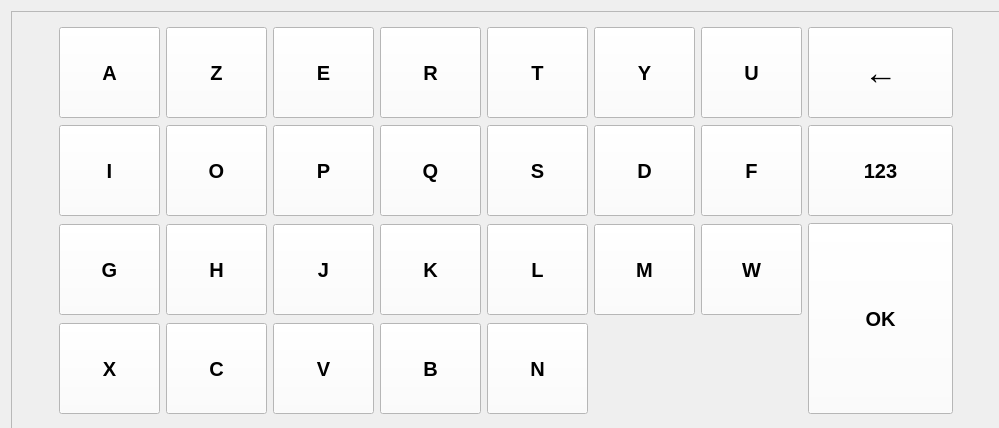
<?xml version="1.0" encoding="UTF-8"?>
<ui version="4.0">
 <class>KeyBoard</class>
 <widget class="QWidget" name="KeyBoard">
  <property name="geometry">
   <rect>
    <x>0</x>
    <y>0</y>
    <width>999</width>
    <height>428</height>
   </rect>
  </property>
  <property name="minimumSize">
   <size>
    <width>999</width>
    <height>428</height>
   </size>
  </property>
  <property name="maximumSize">
   <size>
    <width>999</width>
    <height>428</height>
   </size>
  </property>
  <property name="windowTitle">
   <string>Form</string>
  </property>
  <layout class="QHBoxLayout" name="horizontalLayout">
   <item>
    <widget class="QStackedWidget" name="stackedWidget">
     <property name="sizePolicy">
      <sizepolicy hsizetype="Preferred" vsizetype="Expanding">
       <horstretch>0</horstretch>
       <verstretch>0</verstretch>
      </sizepolicy>
     </property>
     <property name="minimumSize">
      <size>
       <width>991</width>
       <height>420</height>
      </size>
     </property>
     <property name="maximumSize">
      <size>
       <width>16777215</width>
       <height>420</height>
      </size>
     </property>
     <property name="acceptDrops">
      <bool>false</bool>
     </property>
     <property name="frameShape">
      <enum>QFrame::StyledPanel</enum>
     </property>
     <property name="frameShadow">
      <enum>QFrame::Plain</enum>
     </property>
     <property name="currentIndex">
      <number>1</number>
     </property>
     <widget class="QWidget" name="Page_Num">
      <layout class="QHBoxLayout" name="horizontalLayout_3">
       <item>
        <layout class="QHBoxLayout" name="horizontalLayout_2">
         <property name="margin">
          <number>5</number>
         </property>
         <item>
          <spacer name="horizontalSpacer">
           <property name="orientation">
            <enum>Qt::Horizontal</enum>
           </property>
           <property name="sizeHint" stdset="0">
            <size>
             <width>40</width>
             <height>20</height>
            </size>
           </property>
          </spacer>
         </item>
         <item>
          <layout class="QGridLayout" name="gridLayout">
           <item row="0" column="0">
            <widget class="QPushButton" name="B_7">
             <property name="minimumSize">
              <size>
               <width>101</width>
               <height>91</height>
              </size>
             </property>
             <property name="maximumSize">
              <size>
               <width>101</width>
               <height>91</height>
              </size>
             </property>
             <property name="font">
              <font>
               <pointsize>15</pointsize>
               <weight>75</weight>
               <bold>true</bold>
              </font>
             </property>
             <property name="styleSheet">
              <string notr="true">background-color: rgb(255, 255, 255);</string>
             </property>
             <property name="text">
              <string>7</string>
             </property>
            </widget>
           </item>
           <item row="0" column="1">
            <widget class="QPushButton" name="B_8">
             <property name="minimumSize">
              <size>
               <width>101</width>
               <height>91</height>
              </size>
             </property>
             <property name="maximumSize">
              <size>
               <width>101</width>
               <height>91</height>
              </size>
             </property>
             <property name="font">
              <font>
               <pointsize>15</pointsize>
               <weight>75</weight>
               <bold>true</bold>
              </font>
             </property>
             <property name="styleSheet">
              <string notr="true">background-color: rgb(255, 255, 255);</string>
             </property>
             <property name="text">
              <string>8</string>
             </property>
            </widget>
           </item>
           <item row="0" column="2">
            <widget class="QPushButton" name="B_9">
             <property name="minimumSize">
              <size>
               <width>101</width>
               <height>91</height>
              </size>
             </property>
             <property name="maximumSize">
              <size>
               <width>101</width>
               <height>91</height>
              </size>
             </property>
             <property name="font">
              <font>
               <pointsize>15</pointsize>
               <weight>75</weight>
               <bold>true</bold>
              </font>
             </property>
             <property name="styleSheet">
              <string notr="true">background-color: rgb(255, 255, 255);</string>
             </property>
             <property name="text">
              <string>9</string>
             </property>
            </widget>
           </item>
           <item row="0" column="3">
            <widget class="QPushButton" name="B_SUPP">
             <property name="minimumSize">
              <size>
               <width>145</width>
               <height>91</height>
              </size>
             </property>
             <property name="maximumSize">
              <size>
               <width>145</width>
               <height>91</height>
              </size>
             </property>
             <property name="font">
              <font>
               <pointsize>25</pointsize>
               <weight>50</weight>
               <bold>false</bold>
              </font>
             </property>
             <property name="styleSheet">
              <string notr="true">background-color: rgb(255, 255, 255);</string>
             </property>
             <property name="text">
              <string>←</string>
             </property>
            </widget>
           </item>
           <item row="1" column="0">
            <widget class="QPushButton" name="B_4">
             <property name="minimumSize">
              <size>
               <width>101</width>
               <height>91</height>
              </size>
             </property>
             <property name="maximumSize">
              <size>
               <width>101</width>
               <height>91</height>
              </size>
             </property>
             <property name="font">
              <font>
               <pointsize>15</pointsize>
               <weight>75</weight>
               <bold>true</bold>
              </font>
             </property>
             <property name="styleSheet">
              <string notr="true">background-color: rgb(255, 255, 255);</string>
             </property>
             <property name="text">
              <string>4</string>
             </property>
            </widget>
           </item>
           <item row="1" column="1">
            <widget class="QPushButton" name="B_5">
             <property name="minimumSize">
              <size>
               <width>101</width>
               <height>91</height>
              </size>
             </property>
             <property name="maximumSize">
              <size>
               <width>101</width>
               <height>91</height>
              </size>
             </property>
             <property name="font">
              <font>
               <pointsize>15</pointsize>
               <weight>75</weight>
               <bold>true</bold>
              </font>
             </property>
             <property name="styleSheet">
              <string notr="true">background-color: rgb(255, 255, 255);</string>
             </property>
             <property name="text">
              <string>5</string>
             </property>
            </widget>
           </item>
           <item row="1" column="2">
            <widget class="QPushButton" name="B_6">
             <property name="minimumSize">
              <size>
               <width>101</width>
               <height>91</height>
              </size>
             </property>
             <property name="maximumSize">
              <size>
               <width>101</width>
               <height>91</height>
              </size>
             </property>
             <property name="font">
              <font>
               <pointsize>15</pointsize>
               <weight>75</weight>
               <bold>true</bold>
              </font>
             </property>
             <property name="styleSheet">
              <string notr="true">background-color: rgb(255, 255, 255);</string>
             </property>
             <property name="text">
              <string>6</string>
             </property>
            </widget>
           </item>
           <item row="1" column="3">
            <widget class="QPushButton" name="B_ABC">
             <property name="minimumSize">
              <size>
               <width>145</width>
               <height>91</height>
              </size>
             </property>
             <property name="maximumSize">
              <size>
               <width>145</width>
               <height>91</height>
              </size>
             </property>
             <property name="font">
              <font>
               <pointsize>15</pointsize>
               <weight>75</weight>
               <bold>true</bold>
              </font>
             </property>
             <property name="styleSheet">
              <string notr="true">background-color: rgb(255, 255, 255);</string>
             </property>
             <property name="text">
              <string>ABC</string>
             </property>
            </widget>
           </item>
           <item row="2" column="0">
            <widget class="QPushButton" name="B_1">
             <property name="minimumSize">
              <size>
               <width>101</width>
               <height>91</height>
              </size>
             </property>
             <property name="maximumSize">
              <size>
               <width>101</width>
               <height>91</height>
              </size>
             </property>
             <property name="font">
              <font>
               <pointsize>15</pointsize>
               <weight>75</weight>
               <bold>true</bold>
              </font>
             </property>
             <property name="styleSheet">
              <string notr="true">background-color: rgb(255, 255, 255);</string>
             </property>
             <property name="text">
              <string>1</string>
             </property>
            </widget>
           </item>
           <item row="2" column="1">
            <widget class="QPushButton" name="B_2">
             <property name="minimumSize">
              <size>
               <width>101</width>
               <height>91</height>
              </size>
             </property>
             <property name="maximumSize">
              <size>
               <width>101</width>
               <height>91</height>
              </size>
             </property>
             <property name="font">
              <font>
               <pointsize>15</pointsize>
               <weight>75</weight>
               <bold>true</bold>
              </font>
             </property>
             <property name="styleSheet">
              <string notr="true">background-color: rgb(255, 255, 255);</string>
             </property>
             <property name="text">
              <string>2</string>
             </property>
            </widget>
           </item>
           <item row="2" column="2">
            <widget class="QPushButton" name="B_3">
             <property name="minimumSize">
              <size>
               <width>101</width>
               <height>91</height>
              </size>
             </property>
             <property name="maximumSize">
              <size>
               <width>101</width>
               <height>91</height>
              </size>
             </property>
             <property name="font">
              <font>
               <pointsize>15</pointsize>
               <weight>75</weight>
               <bold>true</bold>
              </font>
             </property>
             <property name="styleSheet">
              <string notr="true">background-color: rgb(255, 255, 255);</string>
             </property>
             <property name="text">
              <string>3</string>
             </property>
            </widget>
           </item>
           <item row="2" column="3" rowspan="2">
            <widget class="QPushButton" name="B_OK_2">
             <property name="minimumSize">
              <size>
               <width>145</width>
               <height>191</height>
              </size>
             </property>
             <property name="maximumSize">
              <size>
               <width>145</width>
               <height>191</height>
              </size>
             </property>
             <property name="font">
              <font>
               <pointsize>15</pointsize>
               <weight>75</weight>
               <bold>true</bold>
              </font>
             </property>
             <property name="styleSheet">
              <string notr="true">background-color: rgb(255, 255, 255);</string>
             </property>
             <property name="text">
              <string>OK</string>
             </property>
            </widget>
           </item>
           <item row="3" column="0" colspan="3">
            <widget class="QPushButton" name="B_0">
             <property name="minimumSize">
              <size>
               <width>321</width>
               <height>91</height>
              </size>
             </property>
             <property name="maximumSize">
              <size>
               <width>231</width>
               <height>91</height>
              </size>
             </property>
             <property name="font">
              <font>
               <pointsize>15</pointsize>
               <weight>75</weight>
               <bold>true</bold>
              </font>
             </property>
             <property name="styleSheet">
              <string notr="true">background-color: rgb(255, 255, 255);</string>
             </property>
             <property name="text">
              <string>0</string>
             </property>
            </widget>
           </item>
          </layout>
         </item>
         <item>
          <spacer name="horizontalSpacer_2">
           <property name="orientation">
            <enum>Qt::Horizontal</enum>
           </property>
           <property name="sizeHint" stdset="0">
            <size>
             <width>40</width>
             <height>20</height>
            </size>
           </property>
          </spacer>
         </item>
        </layout>
       </item>
      </layout>
     </widget>
     <widget class="QWidget" name="Page_Letters">
      <layout class="QHBoxLayout" name="horizontalLayout_4">
       <item>
        <spacer name="horizontalSpacer_4">
         <property name="orientation">
          <enum>Qt::Horizontal</enum>
         </property>
         <property name="sizeHint" stdset="0">
          <size>
           <width>40</width>
           <height>20</height>
          </size>
         </property>
        </spacer>
       </item>
       <item>
        <layout class="QGridLayout" name="gridLayout_2" rowstretch="0,0,0,0">
         <property name="margin">
          <number>5</number>
         </property>
         <property name="spacing">
          <number>-1</number>
         </property>
         <item row="0" column="0">
          <widget class="QPushButton" name="B_A">
           <property name="minimumSize">
            <size>
             <width>101</width>
             <height>91</height>
            </size>
           </property>
           <property name="maximumSize">
            <size>
             <width>101</width>
             <height>91</height>
            </size>
           </property>
           <property name="font">
            <font>
             <pointsize>15</pointsize>
             <weight>75</weight>
             <bold>true</bold>
            </font>
           </property>
           <property name="styleSheet">
            <string notr="true">background-color: rgb(255, 255, 255);</string>
           </property>
           <property name="text">
            <string>A</string>
           </property>
          </widget>
         </item>
         <item row="0" column="1">
          <widget class="QPushButton" name="B_Z">
           <property name="minimumSize">
            <size>
             <width>101</width>
             <height>91</height>
            </size>
           </property>
           <property name="maximumSize">
            <size>
             <width>101</width>
             <height>91</height>
            </size>
           </property>
           <property name="font">
            <font>
             <pointsize>15</pointsize>
             <weight>75</weight>
             <bold>true</bold>
            </font>
           </property>
           <property name="styleSheet">
            <string notr="true">background-color: rgb(255, 255, 255);</string>
           </property>
           <property name="text">
            <string>Z</string>
           </property>
          </widget>
         </item>
         <item row="0" column="2">
          <widget class="QPushButton" name="B_E">
           <property name="minimumSize">
            <size>
             <width>101</width>
             <height>91</height>
            </size>
           </property>
           <property name="maximumSize">
            <size>
             <width>101</width>
             <height>91</height>
            </size>
           </property>
           <property name="font">
            <font>
             <pointsize>15</pointsize>
             <weight>75</weight>
             <bold>true</bold>
            </font>
           </property>
           <property name="styleSheet">
            <string notr="true">background-color: rgb(255, 255, 255);</string>
           </property>
           <property name="text">
            <string>E</string>
           </property>
          </widget>
         </item>
         <item row="0" column="3">
          <widget class="QPushButton" name="B_R">
           <property name="minimumSize">
            <size>
             <width>101</width>
             <height>91</height>
            </size>
           </property>
           <property name="maximumSize">
            <size>
             <width>101</width>
             <height>91</height>
            </size>
           </property>
           <property name="font">
            <font>
             <pointsize>15</pointsize>
             <weight>75</weight>
             <bold>true</bold>
            </font>
           </property>
           <property name="styleSheet">
            <string notr="true">background-color: rgb(255, 255, 255);</string>
           </property>
           <property name="text">
            <string>R</string>
           </property>
          </widget>
         </item>
         <item row="0" column="4">
          <widget class="QPushButton" name="B_T">
           <property name="minimumSize">
            <size>
             <width>101</width>
             <height>91</height>
            </size>
           </property>
           <property name="maximumSize">
            <size>
             <width>101</width>
             <height>91</height>
            </size>
           </property>
           <property name="font">
            <font>
             <pointsize>15</pointsize>
             <weight>75</weight>
             <bold>true</bold>
            </font>
           </property>
           <property name="styleSheet">
            <string notr="true">background-color: rgb(255, 255, 255);</string>
           </property>
           <property name="text">
            <string>T</string>
           </property>
          </widget>
         </item>
         <item row="0" column="5">
          <widget class="QPushButton" name="B_Y">
           <property name="minimumSize">
            <size>
             <width>101</width>
             <height>91</height>
            </size>
           </property>
           <property name="maximumSize">
            <size>
             <width>101</width>
             <height>91</height>
            </size>
           </property>
           <property name="font">
            <font>
             <pointsize>15</pointsize>
             <weight>75</weight>
             <bold>true</bold>
            </font>
           </property>
           <property name="styleSheet">
            <string notr="true">background-color: rgb(255, 255, 255);</string>
           </property>
           <property name="text">
            <string>Y</string>
           </property>
          </widget>
         </item>
         <item row="0" column="6">
          <widget class="QPushButton" name="B_U">
           <property name="minimumSize">
            <size>
             <width>101</width>
             <height>91</height>
            </size>
           </property>
           <property name="maximumSize">
            <size>
             <width>101</width>
             <height>91</height>
            </size>
           </property>
           <property name="font">
            <font>
             <pointsize>15</pointsize>
             <weight>75</weight>
             <bold>true</bold>
            </font>
           </property>
           <property name="styleSheet">
            <string notr="true">background-color: rgb(255, 255, 255);</string>
           </property>
           <property name="text">
            <string>U</string>
           </property>
          </widget>
         </item>
         <item row="0" column="7">
          <widget class="QPushButton" name="B_SUPPR">
           <property name="minimumSize">
            <size>
             <width>145</width>
             <height>91</height>
            </size>
           </property>
           <property name="maximumSize">
            <size>
             <width>145</width>
             <height>91</height>
            </size>
           </property>
           <property name="font">
            <font>
             <pointsize>25</pointsize>
             <weight>50</weight>
             <bold>false</bold>
            </font>
           </property>
           <property name="styleSheet">
            <string notr="true">background-color: rgb(255, 255, 255);</string>
           </property>
           <property name="text">
            <string>←</string>
           </property>
          </widget>
         </item>
         <item row="1" column="0">
          <widget class="QPushButton" name="B_I">
           <property name="minimumSize">
            <size>
             <width>101</width>
             <height>91</height>
            </size>
           </property>
           <property name="maximumSize">
            <size>
             <width>101</width>
             <height>91</height>
            </size>
           </property>
           <property name="font">
            <font>
             <pointsize>15</pointsize>
             <weight>75</weight>
             <bold>true</bold>
            </font>
           </property>
           <property name="styleSheet">
            <string notr="true">background-color: rgb(255, 255, 255);</string>
           </property>
           <property name="text">
            <string>I</string>
           </property>
          </widget>
         </item>
         <item row="1" column="1">
          <widget class="QPushButton" name="B_O">
           <property name="minimumSize">
            <size>
             <width>101</width>
             <height>91</height>
            </size>
           </property>
           <property name="maximumSize">
            <size>
             <width>101</width>
             <height>91</height>
            </size>
           </property>
           <property name="font">
            <font>
             <pointsize>15</pointsize>
             <weight>75</weight>
             <bold>true</bold>
            </font>
           </property>
           <property name="styleSheet">
            <string notr="true">background-color: rgb(255, 255, 255);</string>
           </property>
           <property name="text">
            <string>O</string>
           </property>
          </widget>
         </item>
         <item row="1" column="2">
          <widget class="QPushButton" name="B_P">
           <property name="minimumSize">
            <size>
             <width>101</width>
             <height>91</height>
            </size>
           </property>
           <property name="maximumSize">
            <size>
             <width>101</width>
             <height>91</height>
            </size>
           </property>
           <property name="font">
            <font>
             <pointsize>15</pointsize>
             <weight>75</weight>
             <bold>true</bold>
            </font>
           </property>
           <property name="styleSheet">
            <string notr="true">background-color: rgb(255, 255, 255);</string>
           </property>
           <property name="text">
            <string>P</string>
           </property>
          </widget>
         </item>
         <item row="1" column="3">
          <widget class="QPushButton" name="B_Q">
           <property name="minimumSize">
            <size>
             <width>101</width>
             <height>91</height>
            </size>
           </property>
           <property name="maximumSize">
            <size>
             <width>101</width>
             <height>91</height>
            </size>
           </property>
           <property name="font">
            <font>
             <pointsize>15</pointsize>
             <weight>75</weight>
             <bold>true</bold>
            </font>
           </property>
           <property name="styleSheet">
            <string notr="true">background-color: rgb(255, 255, 255);</string>
           </property>
           <property name="text">
            <string>Q</string>
           </property>
          </widget>
         </item>
         <item row="1" column="4">
          <widget class="QPushButton" name="B_S">
           <property name="minimumSize">
            <size>
             <width>101</width>
             <height>91</height>
            </size>
           </property>
           <property name="maximumSize">
            <size>
             <width>101</width>
             <height>91</height>
            </size>
           </property>
           <property name="font">
            <font>
             <pointsize>15</pointsize>
             <weight>75</weight>
             <bold>true</bold>
            </font>
           </property>
           <property name="styleSheet">
            <string notr="true">background-color: rgb(255, 255, 255);</string>
           </property>
           <property name="text">
            <string>S</string>
           </property>
          </widget>
         </item>
         <item row="1" column="5">
          <widget class="QPushButton" name="B_D">
           <property name="minimumSize">
            <size>
             <width>101</width>
             <height>91</height>
            </size>
           </property>
           <property name="maximumSize">
            <size>
             <width>101</width>
             <height>91</height>
            </size>
           </property>
           <property name="font">
            <font>
             <pointsize>15</pointsize>
             <weight>75</weight>
             <bold>true</bold>
            </font>
           </property>
           <property name="styleSheet">
            <string notr="true">background-color: rgb(255, 255, 255);</string>
           </property>
           <property name="text">
            <string>D</string>
           </property>
          </widget>
         </item>
         <item row="1" column="6">
          <widget class="QPushButton" name="B_F">
           <property name="minimumSize">
            <size>
             <width>101</width>
             <height>91</height>
            </size>
           </property>
           <property name="maximumSize">
            <size>
             <width>101</width>
             <height>91</height>
            </size>
           </property>
           <property name="font">
            <font>
             <pointsize>15</pointsize>
             <weight>75</weight>
             <bold>true</bold>
            </font>
           </property>
           <property name="styleSheet">
            <string notr="true">background-color: rgb(255, 255, 255);</string>
           </property>
           <property name="text">
            <string>F</string>
           </property>
          </widget>
         </item>
         <item row="1" column="7">
          <widget class="QPushButton" name="B_123">
           <property name="minimumSize">
            <size>
             <width>145</width>
             <height>91</height>
            </size>
           </property>
           <property name="maximumSize">
            <size>
             <width>145</width>
             <height>91</height>
            </size>
           </property>
           <property name="font">
            <font>
             <pointsize>15</pointsize>
             <weight>75</weight>
             <bold>true</bold>
            </font>
           </property>
           <property name="styleSheet">
            <string notr="true">background-color: rgb(255, 255, 255);</string>
           </property>
           <property name="text">
            <string>123</string>
           </property>
          </widget>
         </item>
         <item row="2" column="0">
          <widget class="QPushButton" name="B_G">
           <property name="minimumSize">
            <size>
             <width>101</width>
             <height>91</height>
            </size>
           </property>
           <property name="maximumSize">
            <size>
             <width>101</width>
             <height>91</height>
            </size>
           </property>
           <property name="font">
            <font>
             <pointsize>15</pointsize>
             <weight>75</weight>
             <bold>true</bold>
            </font>
           </property>
           <property name="styleSheet">
            <string notr="true">background-color: rgb(255, 255, 255);</string>
           </property>
           <property name="text">
            <string>G</string>
           </property>
          </widget>
         </item>
         <item row="2" column="1">
          <widget class="QPushButton" name="B_H">
           <property name="minimumSize">
            <size>
             <width>101</width>
             <height>91</height>
            </size>
           </property>
           <property name="maximumSize">
            <size>
             <width>101</width>
             <height>91</height>
            </size>
           </property>
           <property name="font">
            <font>
             <pointsize>15</pointsize>
             <weight>75</weight>
             <bold>true</bold>
            </font>
           </property>
           <property name="styleSheet">
            <string notr="true">background-color: rgb(255, 255, 255);</string>
           </property>
           <property name="text">
            <string>H</string>
           </property>
          </widget>
         </item>
         <item row="2" column="2">
          <widget class="QPushButton" name="B_J">
           <property name="minimumSize">
            <size>
             <width>101</width>
             <height>91</height>
            </size>
           </property>
           <property name="maximumSize">
            <size>
             <width>101</width>
             <height>91</height>
            </size>
           </property>
           <property name="font">
            <font>
             <pointsize>15</pointsize>
             <weight>75</weight>
             <bold>true</bold>
            </font>
           </property>
           <property name="styleSheet">
            <string notr="true">background-color: rgb(255, 255, 255);</string>
           </property>
           <property name="text">
            <string>J</string>
           </property>
          </widget>
         </item>
         <item row="2" column="3">
          <widget class="QPushButton" name="B_K">
           <property name="minimumSize">
            <size>
             <width>101</width>
             <height>91</height>
            </size>
           </property>
           <property name="maximumSize">
            <size>
             <width>101</width>
             <height>91</height>
            </size>
           </property>
           <property name="font">
            <font>
             <pointsize>15</pointsize>
             <weight>75</weight>
             <bold>true</bold>
            </font>
           </property>
           <property name="styleSheet">
            <string notr="true">background-color: rgb(255, 255, 255);</string>
           </property>
           <property name="text">
            <string>K</string>
           </property>
          </widget>
         </item>
         <item row="2" column="4">
          <widget class="QPushButton" name="B_L">
           <property name="minimumSize">
            <size>
             <width>101</width>
             <height>91</height>
            </size>
           </property>
           <property name="maximumSize">
            <size>
             <width>101</width>
             <height>91</height>
            </size>
           </property>
           <property name="font">
            <font>
             <pointsize>15</pointsize>
             <weight>75</weight>
             <bold>true</bold>
            </font>
           </property>
           <property name="styleSheet">
            <string notr="true">background-color: rgb(255, 255, 255);</string>
           </property>
           <property name="text">
            <string>L</string>
           </property>
          </widget>
         </item>
         <item row="2" column="5">
          <widget class="QPushButton" name="B_M">
           <property name="minimumSize">
            <size>
             <width>101</width>
             <height>91</height>
            </size>
           </property>
           <property name="maximumSize">
            <size>
             <width>101</width>
             <height>91</height>
            </size>
           </property>
           <property name="font">
            <font>
             <pointsize>15</pointsize>
             <weight>75</weight>
             <bold>true</bold>
            </font>
           </property>
           <property name="styleSheet">
            <string notr="true">background-color: rgb(255, 255, 255);</string>
           </property>
           <property name="text">
            <string>M</string>
           </property>
          </widget>
         </item>
         <item row="2" column="6">
          <widget class="QPushButton" name="B_W">
           <property name="minimumSize">
            <size>
             <width>101</width>
             <height>91</height>
            </size>
           </property>
           <property name="maximumSize">
            <size>
             <width>101</width>
             <height>91</height>
            </size>
           </property>
           <property name="font">
            <font>
             <pointsize>15</pointsize>
             <weight>75</weight>
             <bold>true</bold>
            </font>
           </property>
           <property name="styleSheet">
            <string notr="true">background-color: rgb(255, 255, 255);</string>
           </property>
           <property name="text">
            <string>W</string>
           </property>
          </widget>
         </item>
         <item row="2" column="7" rowspan="2">
          <widget class="QPushButton" name="B_OK">
           <property name="minimumSize">
            <size>
             <width>145</width>
             <height>191</height>
            </size>
           </property>
           <property name="maximumSize">
            <size>
             <width>145</width>
             <height>191</height>
            </size>
           </property>
           <property name="font">
            <font>
             <pointsize>15</pointsize>
             <weight>75</weight>
             <bold>true</bold>
            </font>
           </property>
           <property name="styleSheet">
            <string notr="true">background-color: rgb(255, 255, 255);</string>
           </property>
           <property name="text">
            <string>OK</string>
           </property>
          </widget>
         </item>
         <item row="3" column="0">
          <widget class="QPushButton" name="B_X">
           <property name="minimumSize">
            <size>
             <width>101</width>
             <height>91</height>
            </size>
           </property>
           <property name="maximumSize">
            <size>
             <width>101</width>
             <height>91</height>
            </size>
           </property>
           <property name="font">
            <font>
             <pointsize>15</pointsize>
             <weight>75</weight>
             <bold>true</bold>
             <stylestrategy>PreferDefault</stylestrategy>
            </font>
           </property>
           <property name="styleSheet">
            <string notr="true">background-color: rgb(255, 255, 255);</string>
           </property>
           <property name="text">
            <string>X</string>
           </property>
          </widget>
         </item>
         <item row="3" column="1">
          <widget class="QPushButton" name="B_C">
           <property name="minimumSize">
            <size>
             <width>101</width>
             <height>91</height>
            </size>
           </property>
           <property name="maximumSize">
            <size>
             <width>101</width>
             <height>91</height>
            </size>
           </property>
           <property name="font">
            <font>
             <pointsize>15</pointsize>
             <weight>75</weight>
             <bold>true</bold>
            </font>
           </property>
           <property name="styleSheet">
            <string notr="true">background-color: rgb(255, 255, 255);</string>
           </property>
           <property name="text">
            <string>C</string>
           </property>
          </widget>
         </item>
         <item row="3" column="2">
          <widget class="QPushButton" name="B_V">
           <property name="minimumSize">
            <size>
             <width>101</width>
             <height>91</height>
            </size>
           </property>
           <property name="maximumSize">
            <size>
             <width>101</width>
             <height>91</height>
            </size>
           </property>
           <property name="font">
            <font>
             <pointsize>15</pointsize>
             <weight>75</weight>
             <bold>true</bold>
            </font>
           </property>
           <property name="styleSheet">
            <string notr="true">background-color: rgb(255, 255, 255);</string>
           </property>
           <property name="text">
            <string>V</string>
           </property>
          </widget>
         </item>
         <item row="3" column="3">
          <widget class="QPushButton" name="B_B">
           <property name="minimumSize">
            <size>
             <width>101</width>
             <height>91</height>
            </size>
           </property>
           <property name="maximumSize">
            <size>
             <width>101</width>
             <height>91</height>
            </size>
           </property>
           <property name="font">
            <font>
             <pointsize>15</pointsize>
             <weight>75</weight>
             <bold>true</bold>
            </font>
           </property>
           <property name="styleSheet">
            <string notr="true">background-color: rgb(255, 255, 255);</string>
           </property>
           <property name="text">
            <string>B</string>
           </property>
          </widget>
         </item>
         <item row="3" column="4">
          <widget class="QPushButton" name="B_N">
           <property name="minimumSize">
            <size>
             <width>101</width>
             <height>91</height>
            </size>
           </property>
           <property name="maximumSize">
            <size>
             <width>101</width>
             <height>91</height>
            </size>
           </property>
           <property name="font">
            <font>
             <pointsize>15</pointsize>
             <weight>75</weight>
             <bold>true</bold>
            </font>
           </property>
           <property name="styleSheet">
            <string notr="true">background-color: rgb(255, 255, 255);</string>
           </property>
           <property name="text">
            <string>N</string>
           </property>
          </widget>
         </item>
        </layout>
       </item>
       <item>
        <spacer name="horizontalSpacer_3">
         <property name="orientation">
          <enum>Qt::Horizontal</enum>
         </property>
         <property name="sizeHint" stdset="0">
          <size>
           <width>40</width>
           <height>20</height>
          </size>
         </property>
        </spacer>
       </item>
      </layout>
     </widget>
    </widget>
   </item>
  </layout>
 </widget>
 <resources/>
 <connections/>
</ui>
